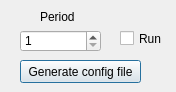
<?xml version="1.0" encoding="UTF-8"?>
<ui version="4.0">
 <class>screenshooter</class>
 <widget class="QDialog" name="screenshooter">
  <property name="geometry">
   <rect>
    <x>0</x>
    <y>0</y>
    <width>176</width>
    <height>92</height>
   </rect>
  </property>
  <property name="windowTitle">
   <string>Dialog</string>
  </property>
  <widget class="QPushButton" name="GC">
   <property name="geometry">
    <rect>
     <x>20</x>
     <y>60</y>
     <width>121</width>
     <height>23</height>
    </rect>
   </property>
   <property name="text">
    <string>Generate config file</string>
   </property>
  </widget>
  <widget class="QCheckBox" name="RSC">
   <property name="geometry">
    <rect>
     <x>120</x>
     <y>30</y>
     <width>70</width>
     <height>17</height>
    </rect>
   </property>
   <property name="text">
    <string>Run</string>
   </property>
  </widget>
  <widget class="QSpinBox" name="SSC">
   <property name="geometry">
    <rect>
     <x>20</x>
     <y>30</y>
     <width>81</width>
     <height>22</height>
    </rect>
   </property>
   <property name="minimum">
    <number>1</number>
   </property>
   <property name="maximum">
    <number>32766</number>
   </property>
  </widget>
  <widget class="QLabel" name="Period">
   <property name="geometry">
    <rect>
     <x>40</x>
     <y>10</y>
     <width>47</width>
     <height>13</height>
    </rect>
   </property>
   <property name="text">
    <string>Period</string>
   </property>
  </widget>
 </widget>
 <resources/>
 <connections/>
</ui>
